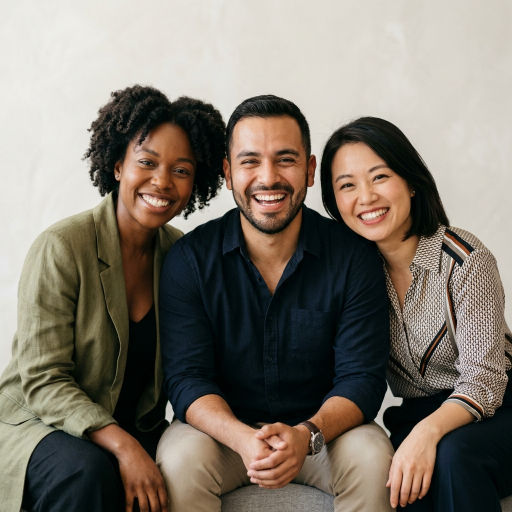
#> input picture samples/group_test.png, 1024 x 1024 px (shown at 1/2 size)
$ python -i processor.py   (imports and definitions only)
#> lines starting #> are read from the running program, lines starting #| are printed output that depends on the picture
#> further down, picture is the input picture: shape (1024, 1024, 3); mean B, G, R 108.9, 119.6, 127.4
import cv2
import numpy as np

# [180 lines left out: functions draw_bounding_boxes, crop_subject, not called in this run]


def resize_image(img, mode="custom", target_w=512, target_h=512, preserve_aspect=True):
    """
    Resizes an image according to specified parameters.
    """
#> called with mode = 'custom', target_w = 512, target_h = 512, preserve_aspect = True
    h, w = img.shape[:2]
#> h = 1024; w = 1024

    if mode == "fixed":
        return cv2.resize(img, (target_w, target_h), interpolation=cv2.INTER_AREA)

    elif preserve_aspect:
        aspect = float(w) / float(h)
#> aspect = 1
        if target_w / target_h > aspect:
            # Width constraint is looser, scale based on height
            new_h = target_h
            new_w = int(target_h * aspect)
        else:
            # Height constraint is looser, scale based on width
            new_w = target_w
            new_h = int(target_w / aspect)
#> new_h = 512
        return cv2.resize(img, (new_w, new_h), interpolation=cv2.INTER_AREA)
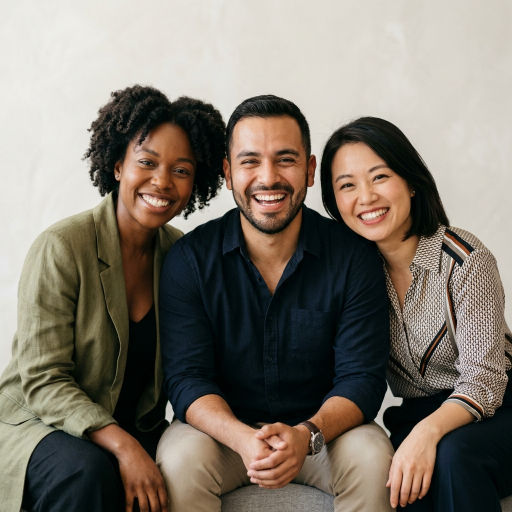
#> returned value: shape (512, 512, 3); mean of channels 0, 1, 2 109, 119.8, 127.5; drawn as B, G, R

    else:
        # Custom size
        return cv2.resize(img, (target_w, target_h), interpolation=cv2.INTER_AREA)

>>> import cv2
>>> picture = cv2.imread('../samples/group_test.png')
>>> result = resize_image(picture)

$ run again, on samples/portrait_test.png
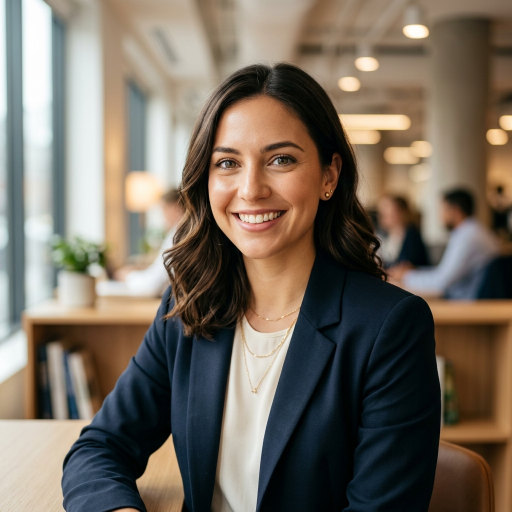
#> input picture samples/portrait_test.png, 1024 x 1024 px (shown at 1/2 size)
#> picture is the input picture: shape (1024, 1024, 3); mean B, G, R 95.2, 107.3, 117.4
#> in resize_image, `return cv2.resize(img, (new_w, new_h), interpolation=cv2.INTER_AREA)`:
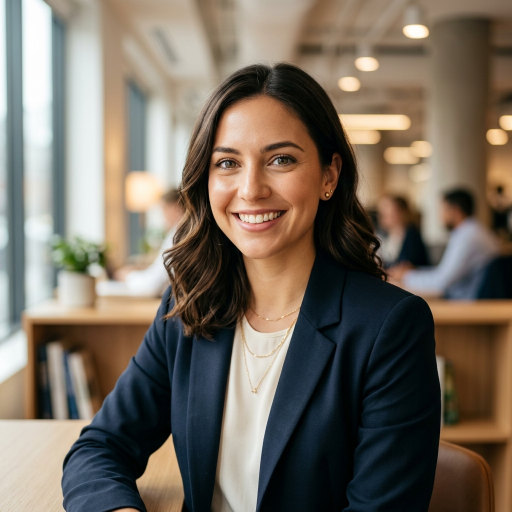
#> returned value: shape (512, 512, 3); mean of channels 0, 1, 2 95.3, 107.4, 117.5; drawn as B, G, R
